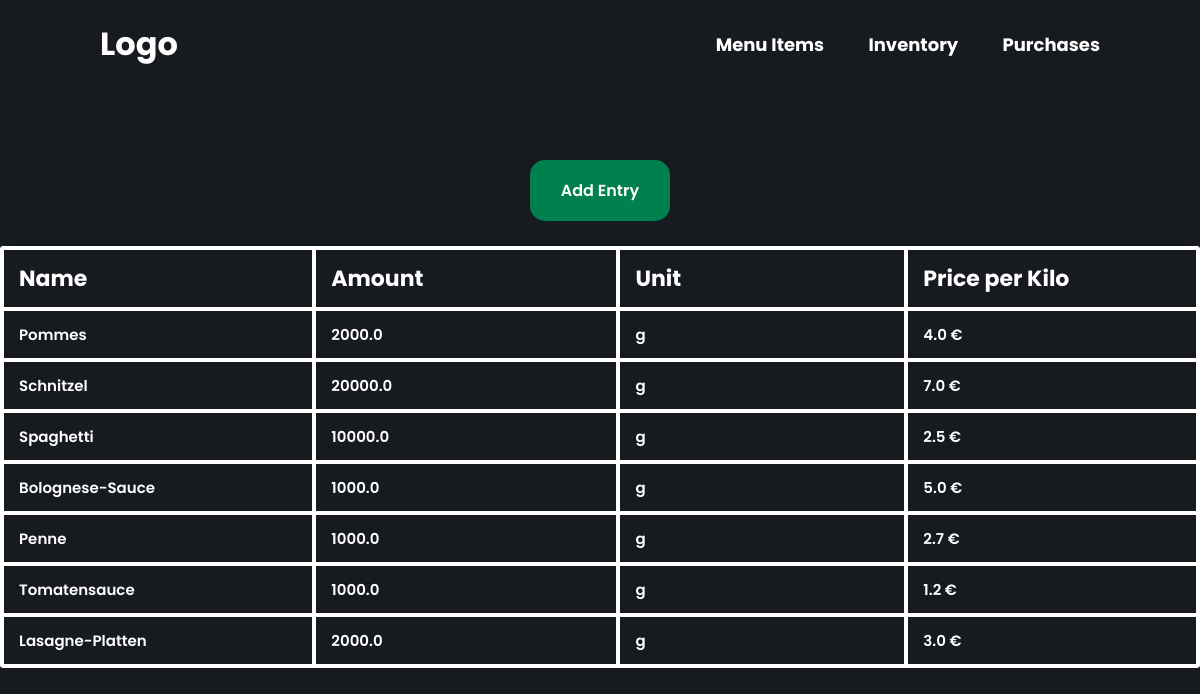
The app's page /inventory/, older data.
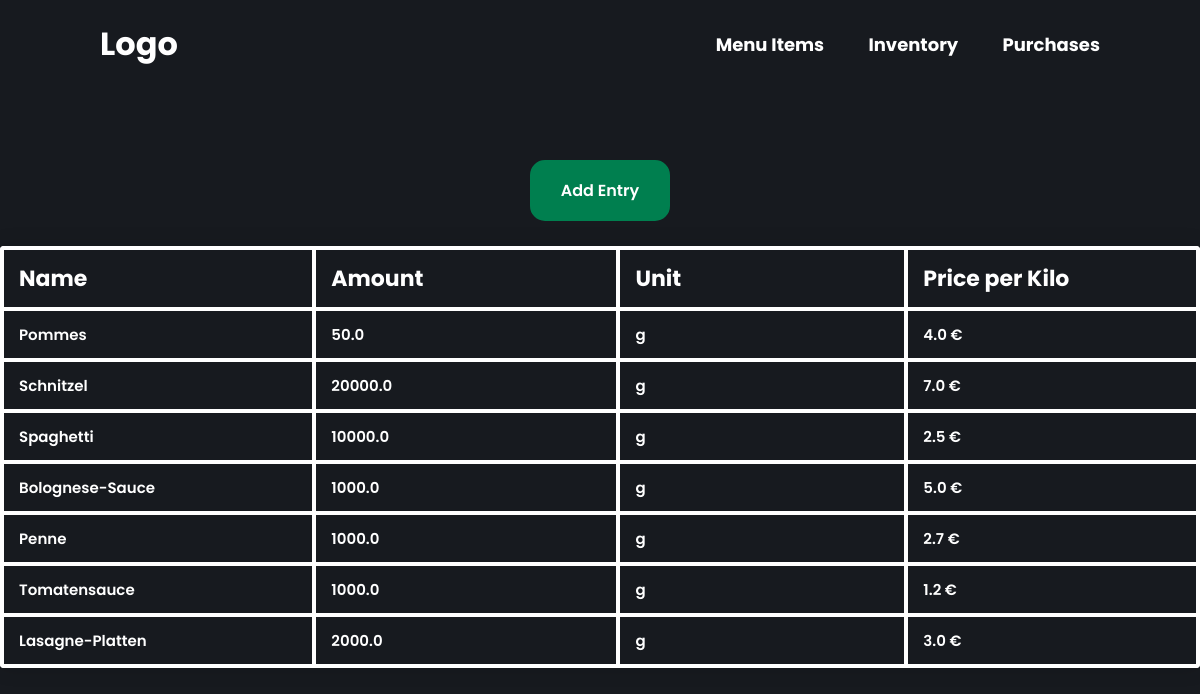
The same page, newer data.
### restaurant/models.py (models this page shows, shortened)
class Ingredient(models.Model):
    UNIT_CHOICES = [
        ("g", "Gramm")
    ]
    ingredient_name = models.CharField(max_length=100)
    ingredient_amount = models.FloatField(default=0)
    ingredient_unit = models.CharField(max_length=30, choices=UNIT_CHOICES)
    price_per_kilo = models.FloatField(default=0, null=True)

### restaurant/views.py (the view)
# urls.py: path('inventory/', views.InventoryList.as_view(), name='inventory'),
class InventoryList(TemplateView):
    template_name = "inventory_table.html"
    def get_context_data(self, **kwargs: Any) -> dict[str, Any]:
        context = super().get_context_data(**kwargs)
        inventory_items = Ingredient.objects.all()
        context["data"] = inventory_items
        context["columns"] = ["Name", "Amount", "Unit", "Price per Kilo"]
        return context

### templates/inventory_table.html (shortened to what this page needs)
{% extends 'base.html' %}
{% load static %}
{% block content %}
<div class="table--container">
    <a href="{% url 'ingredient_create' %}" class="create--entry--button">Add Entry</a>
    <table class="content-table">
        <thead>
            <tr>
                {% for column_name in columns %}
                <th>{{ column_name }}</th>
                {% endfor %}
            </tr>
        </thead>
        <tbody>
            {% for ingredient in data %}
            <tr class="clickable-row" data-href="{% url 'ingredient_update' ingredient.id %}">
                <td>{{ ingredient.ingredient_name }}</td>
                <td>{{ ingredient.ingredient_amount }}</td>
                <td>{{ ingredient.ingredient_unit }}</td>
                <td>{{ ingredient.price_per_kilo }} €</td>
            </tr>
            {% empty %}
            <h1>No Menu Items Yet</h1>
            {% endfor %}
        </tbody>
    </table>
</div>
{% endblock %}

Row changes from the older to the newer data that the page shows:
changed Ingredient "Pommes": ingredient_amount "2000.0" → "50.0"
